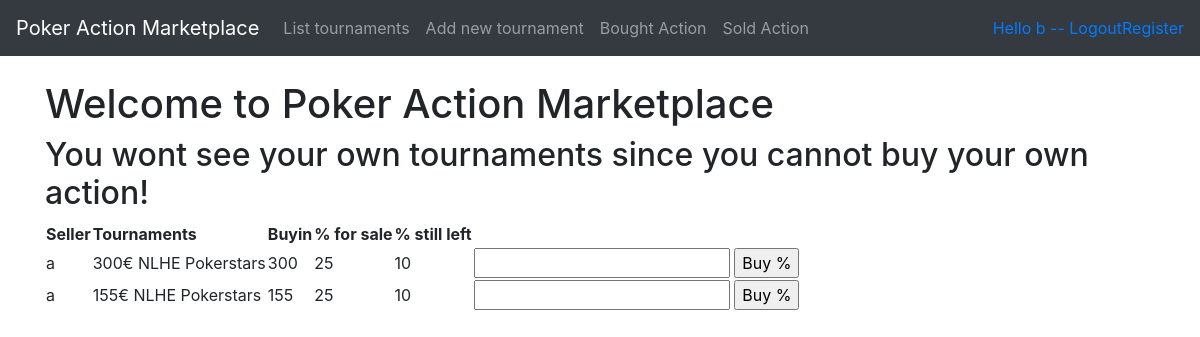
The app's page /tournaments/ (signed in), older data.
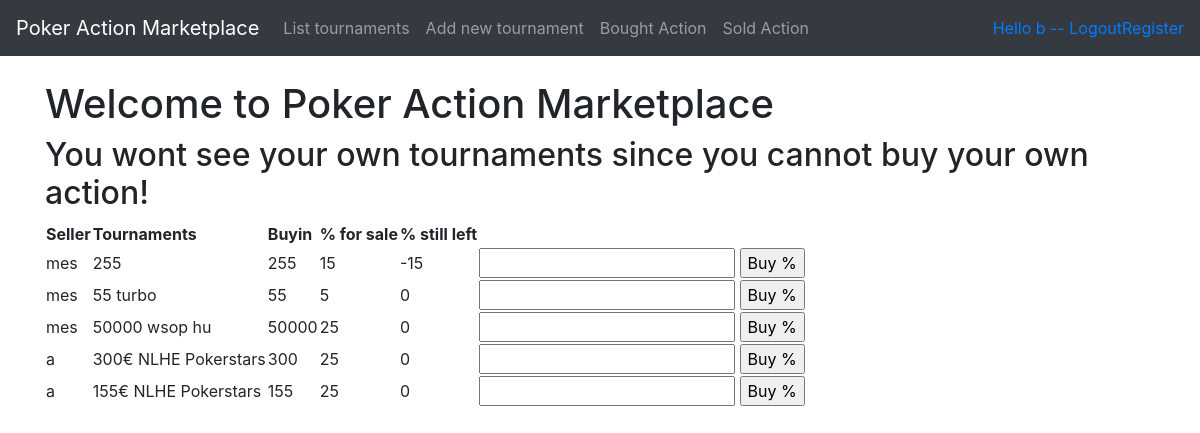
The same page, newer data.
### application/auth/models.py (models this page shows, shortened)
class User(Base):
    __tablename__ = "account"
    name = db.Column(db.String(144), nullable=False)
    username = db.Column(db.String(144), nullable=False)
    password = db.Column(db.String(144), nullable=False)
    tournaments = db.relationship('TournamentPackage', backref='account', lazy=True)

### application/tournamentPackages/models.py (models this page shows, shortened)
class TournamentPackage(Base):
    tournament = db.Column(db.String(144), nullable=False)
    buyin = db.Column(db.Integer, nullable=False)
    pcttobesold = db.Column(db.Integer, nullable=False)
    pctleft = db.Column(db.Integer, nullable=False)
    account_id = db.Column(db.Integer, db.ForeignKey('account.id'), nullable=False)
    def __init__(self, tournament, buyin, pcttobesold):
        self.tournament = tournament
        self.buyin = buyin
        self.pcttobesold = pcttobesold
        self.pctleft = pcttobesold
        self.user = ''
        self.userid = ''
    @staticmethod
    def join_account_on_tournaments():
        stmt = text("SELECT * FROM tournament_package"
                    " LEFT JOIN account on tournament_package.account_id = account.id")
        res = db.engine.execute(stmt)
        tournaments = []
        for row in res:
            tournament = TournamentPackage(row[3], row[4], row[5])
            tournament.user = row[-2]
            tournament.id = row[0]
            tournament.userid = row[7]
            tournament.pctleft = row[6]
            if tournament.userid == current_user.id:
                continue
            tournaments.append(tournament)
        return tournaments

### application/tournamentPackages/views.py (the view)
@app.route('/tournaments/', methods=['GET'])
@login_required
def tournaments_index():
    tournaments = TournamentPackage.join_account_on_tournaments()
    tournaments.sort(key = lambda x: x.user, reverse=True)
    return render_template('tournaments/list.html', tournaments = tournaments)

### application/__init__.py (called while the page is built)
@login_manager.user_loader
def load_user(user_id):
    return User.query.get(user_id)

### application/templates/tournaments/list.html
{% extends "layout.html" %}
{% block body %}
<h1>Welcome to Poker Action Marketplace</h1>
<h2>You wont see your own tournaments since you cannot buy your own action!</h2>
<table>
  <th>Seller</th>
  <th>Tournaments</th>
  <th>Buyin</th>
  <th>% for sale</th>
  <th>% still left</th>
  {% for tournament in tournaments %}
  <tr>
    <td>{{ tournament.user }}</td>
    <td>{{ tournament.tournament }}</td>
    <td>{{ tournament.buyin }}</td>
    <td>{{ tournament.pcttobesold }}</td>
    <td>{{ tournament.pctleft }}</td>
    <td><form method="POST", action="{{ url_for('tournaments_buy_percentage', tournament_id = tournament.id) }}">
      <input name="text">
      <input type="submit", value='Buy %'>
    </form></td>
  </tr>
{% endfor %}
</table>
{% endblock %}

### application/templates/layout.html (shortened to what this page needs)
<!DOCTYPE html>
<html>
<head>
  <link rel="stylesheet" href="https://maxcdn.bootstrapcdn.com/bootstrap/4.0.0/css/bootstrap.min.css">
</head>
<body>
  <nav class="navbar navbar-expand-md navbar-dark bg-dark mb-4">
    <a class="navbar-brand" href="#">Poker Action Marketplace</a>
      <div class="collapse navbar-collapse" id="navbarCollapse">
        <ul class="navbar-nav mr-auto">
          <li class="nav-item">
            <a class="nav-link" href="{{ url_for('tournaments_index') }} ">List tournaments</a>
          </li>
          <li class="nav-item">
            <a class="nav-link" href="{{ url_for('tournaments_form') }} ">Add new tournament</a>
          </li>
          <li class="nav-item">
            <a class="nav-link" href="{{ url_for('show_purchased_tournaments') }}">Bought Action</a>
          </li>
          <li class="nav-item">
            <a class="nav-link" href="{{ url_for('show_sold_tournaments') }}">Sold Action</a>
          </li>
        </ul>
        <div class="form-inline mt-2 mt-md-0">
          {% if current_user.is_authenticated %}
          <a href="{{ url_for('auth_logout') }}">Hello {{ current_user.name }} -- Logout</a>
          {% else %}
          <a class="nav-item" href="{{ url_for('auth_login') }}">Login</a>
          {% endif %}
          <a class="nav-item" href="{{ url_for('auth_register') }}">Register</a>
        </div>
      </div>
      </nav>
<main role="main" class="container">
  {% block body %}{% endblock %}
</main>
</body>
</html>

Row changes from the older to the newer data that the page shows:
added TournamentPackage: user "mes", tournament "255", buyin "255", pcttobesold "15", pctleft "-15"
added TournamentPackage: user "mes", tournament "55 turbo", buyin "55", pcttobesold "5", pctleft "0"
added TournamentPackage: user "mes", tournament "50000 wsop hu", buyin "50000", pcttobesold "25", pctleft "0"
changed TournamentPackage "300€ NLHE Pokerstars": pctleft "10" → "0"
changed TournamentPackage "155€ NLHE Pokerstars": pctleft "10" → "0"
